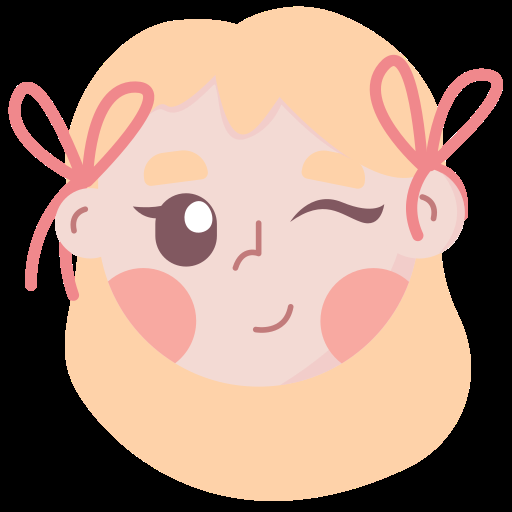
#> input picture girl.png, 512 x 512 px
$ python cv2ipapp.py   (older library calls are emulated)
#> lines starting #> are read from the running program, lines starting #| are printed output that depends on the picture
### cv2ip.py
import enum
from turtle import shape
from cv2 import WINDOW_AUTOSIZE, Scharr, accumulate, imshow
from matplotlib.image import imsave
import matplotlib.pyplot as plt
from scipy.fft import dst
from skimage import exposure
from skimage.exposure import match_histograms
import cv2
import numpy as np
from enum import Enum, IntEnum


class BaseIP:
    ###kl
    # 影像讀取、儲存與顯示函數
    ###
    @staticmethod
    def imread(filename):
#> called with filename = 'girl.png'
        return cv2.imread(filename, cv2.IMREAD_UNCHANGED)
#> returned value is the input picture: shape (512, 512, 4); mean B, G, R, A 119.1, 134.3, 164.5, 169.3
        #cv2.IMREAD_UNCHANGED 讀入格式不變，包含透明度channel (Alpha channel)
        #cv2.IMREAD_GRAYSCALE 以灰階讀入
        # cv2.IMREAD_COLOR 以BGR格式讀入，此為預設值，忽略透明度channel
        # 影像讀取

    @staticmethod
    def imwrite(filename,img):
        cv2.imwrite(filename,img)
        # 影像儲存

    @staticmethod
    def namedwindow(winname,flags=cv2.WINDOW_AUTOSIZE):
        cv2.namedWindow(winname,flags)
        #顯示函數
    #窗口大小不可變 cv2.namedWindow("img",cv2.WINDOW_AUTOSIZE)
    #窗口大小自適應比例 cv2.namedWindow("img",cv2.WINDOW_FREERATIO)
    #窗口大小保持比例 cv2.namedWindow("img",cv2.WINDOW_KEEPRATIO)

    @staticmethod
    def imshow(winname,img):
        cv2.imshow(winname,img)
    #當np.array為無符號8位元時可直接顯示出
    #當np.array為float格式時，須將數值正規化為0~1後才能顯示
    #delay<=0時，程式靜止
    #當delay>0時，函式會等待參數時間(ms)後，返回按鍵的ASCII碼，如果這段時間沒有按鍵按下，會返回-1

class AlphaBlend(BaseIP):
    # [13 lines left out: functions SplitAlpha, DoBlending, not called in this run]

class Ctype(enum.IntEnum): #channel type
    USE_RGB = 1
    USE_HSV = 2
    USE_YUV = 3

class HistIP(AlphaBlend, BaseIP):

    def _ImBGRA2BGR(self, SrcImg):
        return cv2.cvtColor(SrcImg, cv2.COLOR_BGRA2BGR)


    def _ImBGR2GRAY(seif, SrcImg):
        return cv2.cvtColor(SrcImg, cv2.COLOR_BGR2GRAY)


    @staticmethod
    def CalcGrayHist(SrcGray): #灰度影像直方圖計算
        return cv2.calcHist([SrcGray], [0], None, [256], [0.0, 255.0])


    # [11 lines left out: function ShowGrayHist, not called in this run]


    @staticmethod
    def MonoEqualize(SrcGray):
        return cv2.equalizeHist(SrcGray)

    def _ImBGR2HSV(self, SrcImg):
        return cv2.cvtColor(SrcImg, cv2.COLOR_BGR2HSV)

    def _ImBGR2YUV(self, SrcImg):
        return cv2.cvtColor(SrcImg, cv2.COLOR_BGR2YUV)

    def _ImHSV2BGR(self, SrcImg):
        return cv2.cvtColor(SrcImg, cv2.COLOR_HSV2BGR)

    def _ImYUV2BGR(self, SrcImg):
        return cv2.cvtColor(SrcImg, cv2.COLOR_YUV2BGR)


    # [18 lines left out: functions CalcColorHist, _calculateLUT, not called in this run]

    def calculatePDF(SrcGray):
        return 0


    # [132 lines left out: functions ShowColorHist, _CalculateCDF, ColorEqualize, HistMatching, not called in this run]


class SMType(enum.IntEnum): #SmoothType.
    BLUR = 1
    BOX = 2
    GAUSSIAN = 3
    MEDIAN = 4
    BILATERAL = 5

    #Weight = 1.0/(MASK_WH*MASK_WH)
    #kernel = np.full((MASK_WH, MASK_WH), fWeight, np.float)

class EdgeType(enum.IntEnum): #邊緣偵測
    SOBEL = 1
    CANNY = 2
    SCHARR = 3
    LAPLACE = 4
    COLOR_SOBEL = 5

class CV2_SHARPENING_TYPE(enum.IntEnum):
     LAPLACE_TYPE1 = 1
     LAPLACE_TYPE2 = 2
     SECOND_ORDER_LOG = 3
     UNSHARP_MASK = 4


class ConvIP(HistIP):
    #平均濾波 Averaging：使用 opencv 的 cv2.blur 或 cv2.boxFilter
    #高斯濾波 Gaussian Filtering：使用 opencv 的 cv2.GaussianBlur
    #中值濾波 Median Filtering：使用 opencv 的 cv2.medianBlur
    #雙邊濾波 Bilateral Filtering：使用 opencv 的 cv2.bilateralFilter

    # [35 lines left out: functions Smooth, _Sobel, _colorSobel, _Laplace, not called in this run]

    def _Canny(self, SrcImg):
        grayImg = self._ImBGR2GRAY(SrcImg)
        return cv2.Canny(grayImg, 50, 150)

    # [30 lines left out: functions _Scharr, Detect, not called in this run]

    def Conv2D(self, SrcImg, kernal):
        return cv2.filter2D(SrcImg, -1 ,kernal) #ddepth 深度

    # [89 lines left out: functions _SharpLaplaceType1, ImSharpening, not called in this run]


### cv2ipapp.py
from cv2ip import HistIP
import cv2

ip = HistIP

src = ip.imread("girl.png")
ref = ip.imread("background.jpg")
#> call 2 of imread, with filename = 'background.jpg'
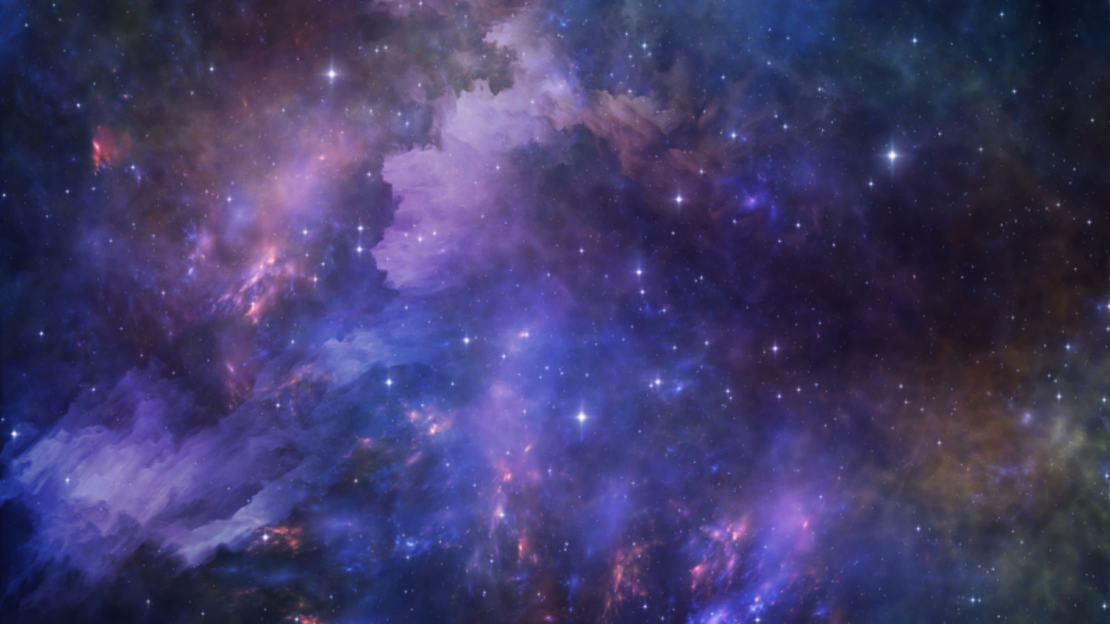
#> input picture background.jpg, 2220 x 1248 px (shown at 1/2 size)
#> in imread, returned value is the input picture: shape (1248, 2220, 3); mean B, G, R 106.1, 59.5, 65.3
SrcImg = cv2.resize(src, (720,480))
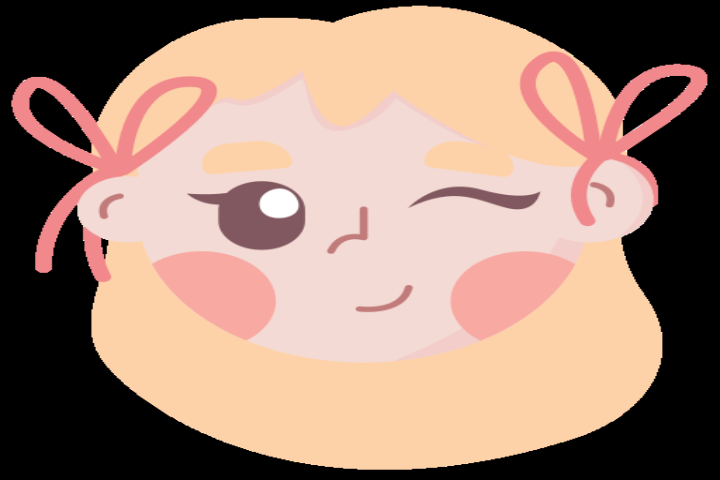
#> SrcImg: shape (480, 720, 4); mean B, G, R, A 119.1, 134.3, 164.5, 169.3
RefImg = cv2.resize(ref, (720,480))
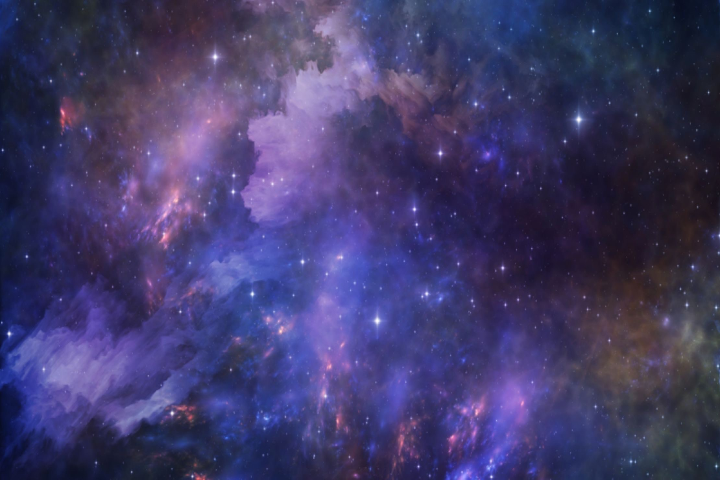
#> RefImg: shape (480, 720, 3); mean B, G, R 106, 59.4, 65.3
#> (the run stopped early here; a loop or call above may not have finished)
